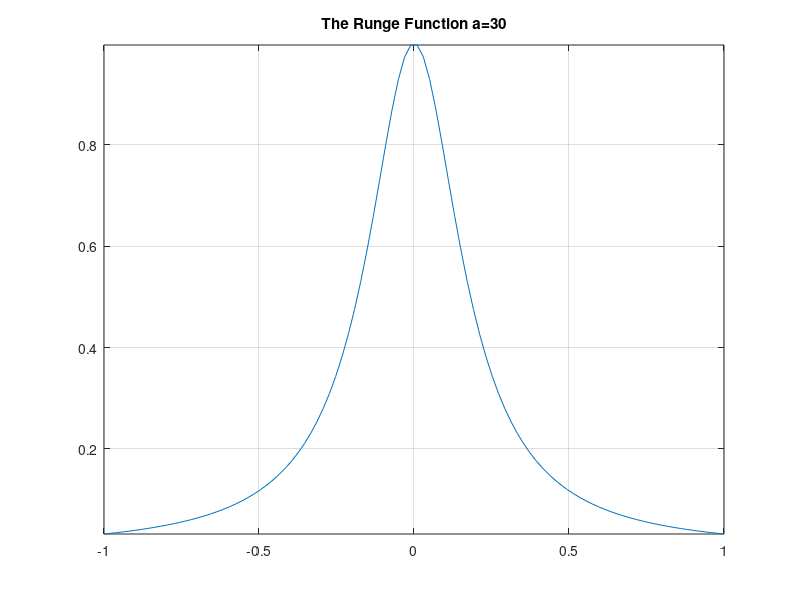

This figure's MATLAB source:
%Q1
clear
clf
n=100
z = linspace(-1,1,n);
f = @(x) 1 ./ (1 + 30.*x.^2);
plot(z,f(z))
title('The Runge Function a=30')
grid on
axis tight